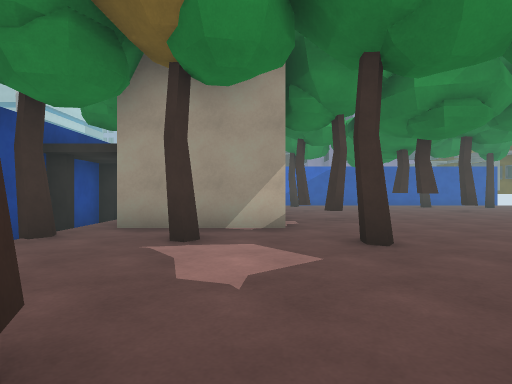
View 1 (above)

13 first-person views from a walk through a scene from a Unity 3-D project. The camera is 1.2 m above the floor, looks level and sees 80° across. The floor is counted in squares, 2 m on a side. Each view is taken from the middle of a square. On the plan, view 1 faces up. The plan holds only what a view shows up to about 9 squares ahead; the rest is blank. The place goes on beyond the plan. The player is left out. Some surface patterns are stand-ins.

View 2
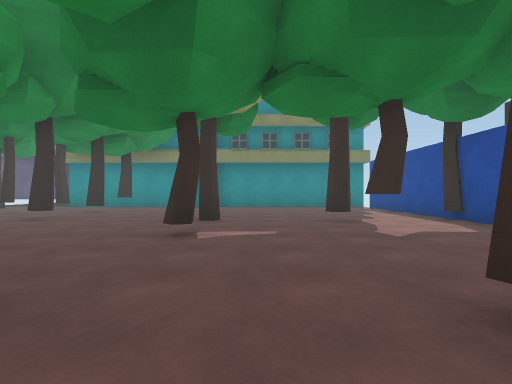

View 3
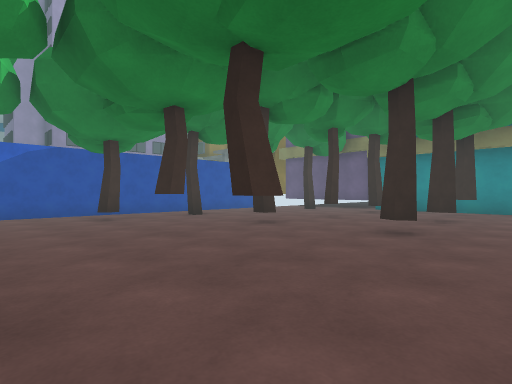

View 4
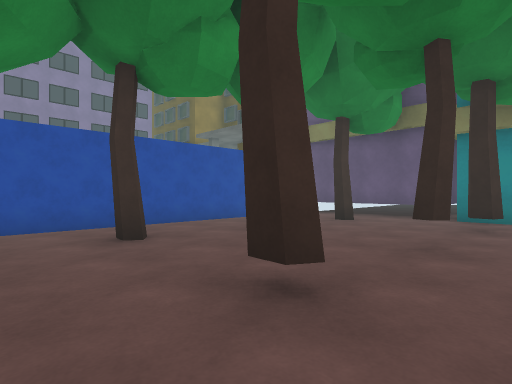

View 5
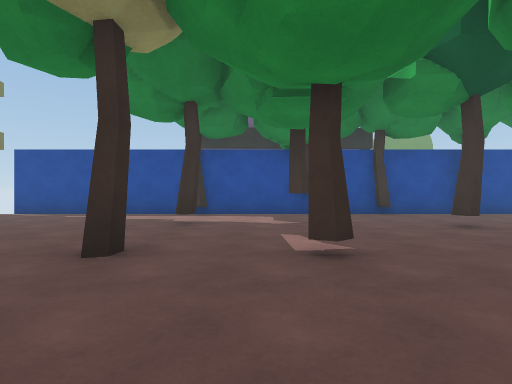

View 6
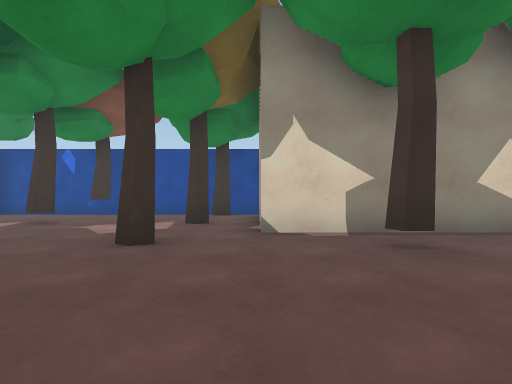

View 7
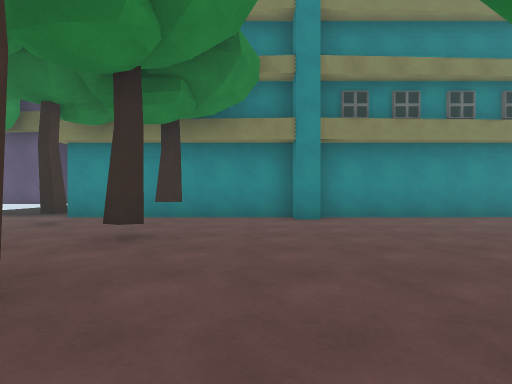

View 8
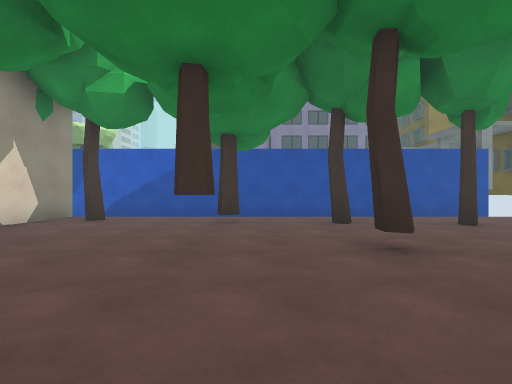

View 9
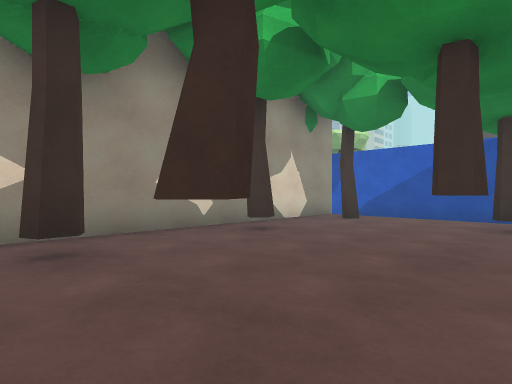

View 10
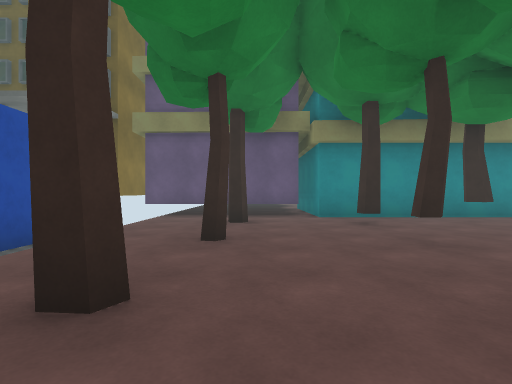

View 11
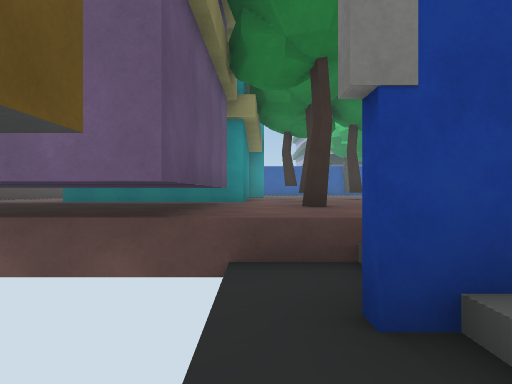

View 12
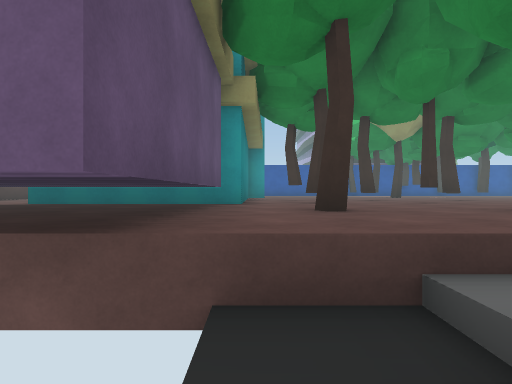

View 13
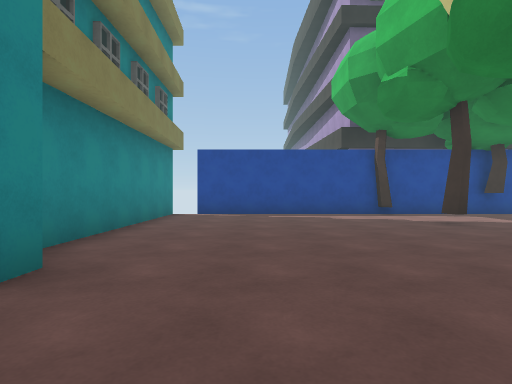

### Floor plan
Key: @ floor where view 1 was taken; # wall or solid block; . main floor; - floor 0.5 m lower than the main floor; _ floor 0.75 m lower than the main floor; / step, stairs or slope; T tree; B building.
Columns run from 4 left of view 1 to 14 right of it. Each row starts with its distance up from view 1.
 19                  B
 18                  B
 17                  B
 16                 _
 15     ############_
 14              --/_BB
 13    T#.T..........BB
 12     #...T..T.T...BB
 11     #..........T.BB
 10     #T...........BB
  9     #...T.T..T.T.##
  8     #............
  7 ##   .T.T..T.T.T.
  6 ### #............
  5 #B###............
  4 #T.T.T..........B
  3 #.......T.T......
  2 #................
  1 #T.T.T...........
  0 #...@...T.T......
 -1 #................
 -2 ################.

Positions as (right, up) in squares from view 1, and headings:
1: (0, 0), facing up
2: (0, 2), facing right
3: (2, 5), facing up-right
4: (5, 8), facing up-right
5: (5, 6), facing down
6: (5, 5), facing left
7: (5, 5), facing right
8: (5, 6), facing up
9: (5, 6), facing up-left
10: (5, 11), facing right
11: (12, 16), facing down
12: (12, 15), facing down
13: (10, 6), facing down
